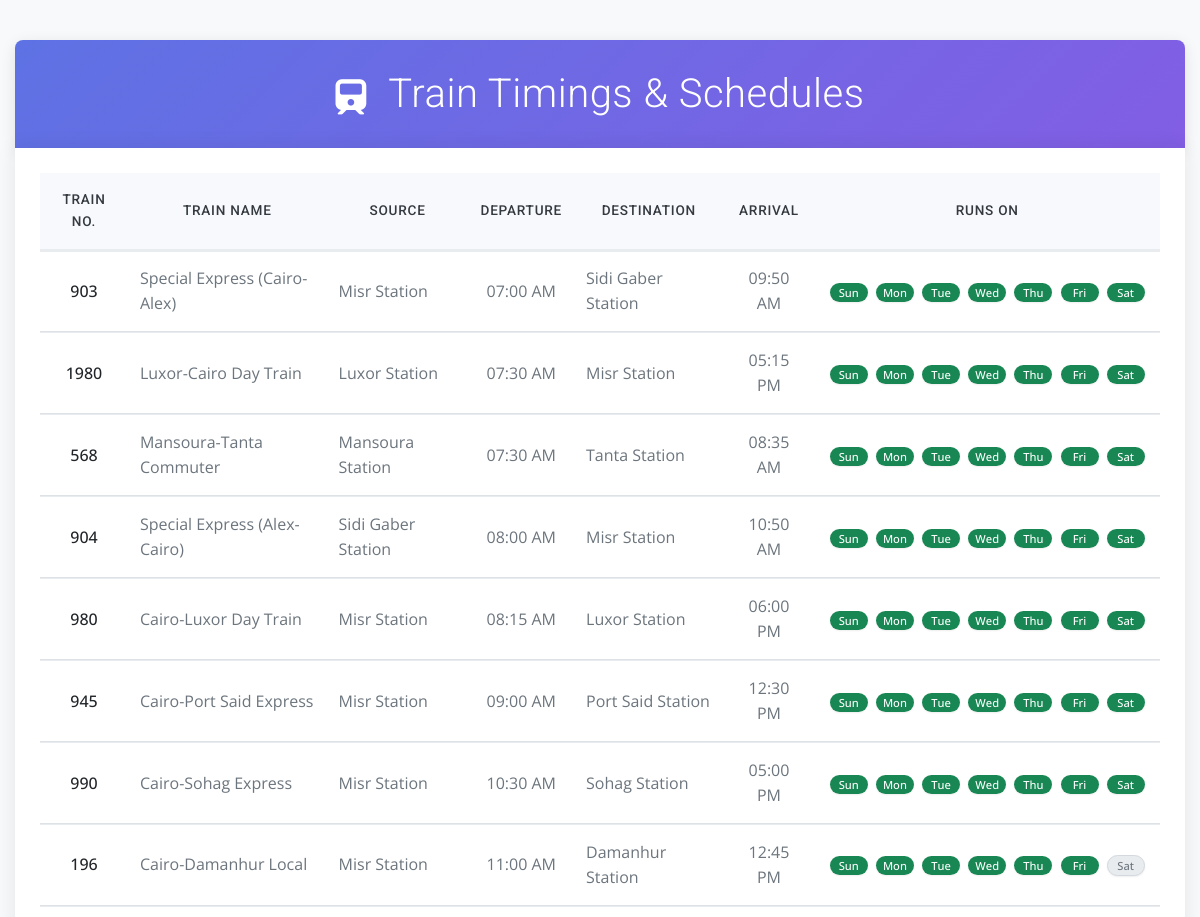
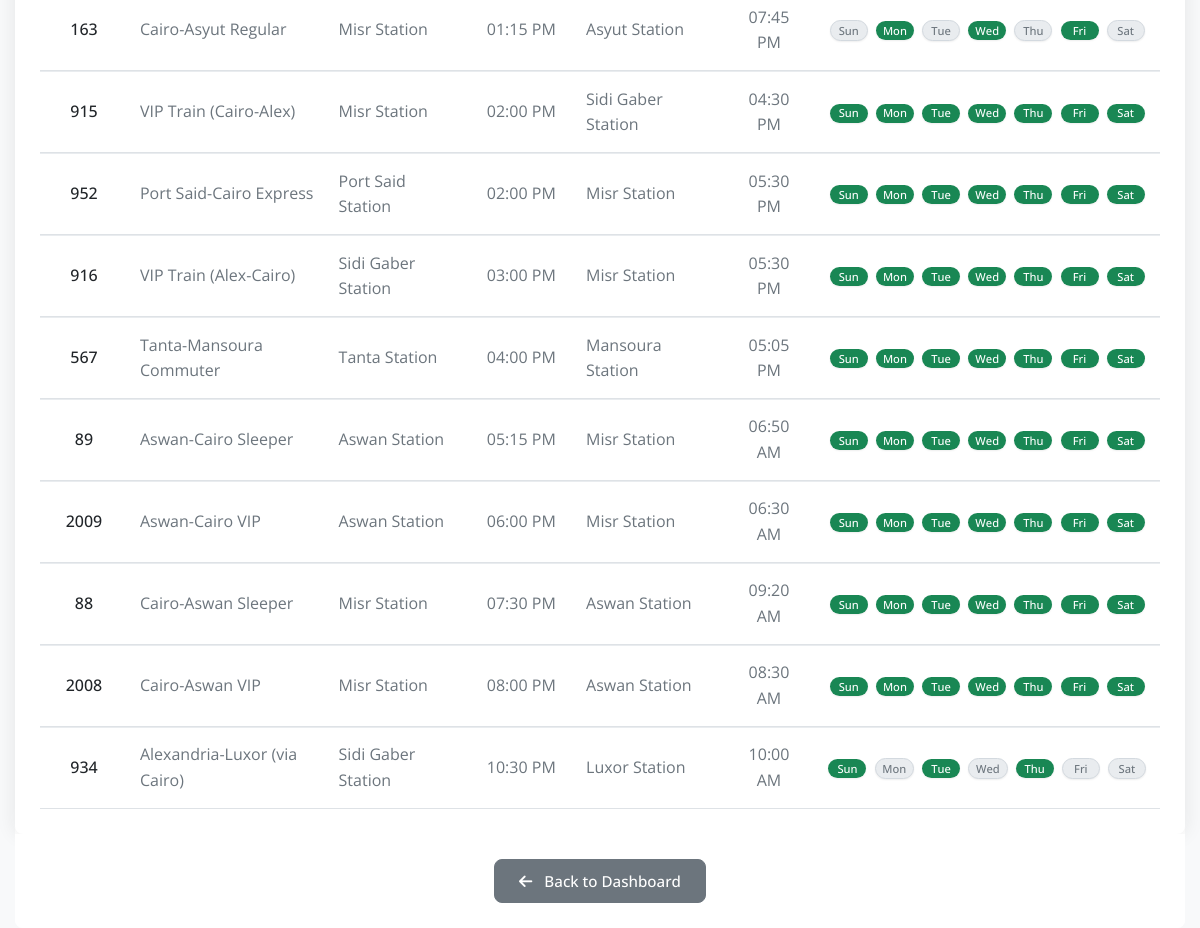
/views/User/TrainTimings.php (signed in), run on the app's committed database (2 pictures, top to bottom).
### tables this page shows
CREATE TABLE `trains` (
  `train_id` int(11) NOT NULL,
  `train_number` varchar(20) NOT NULL,
  `train_name` varchar(100) NOT NULL,
  `source_station_id` int(11) NOT NULL,
  `destination_station_id` int(11) NOT NULL,
  `departure_time` time NOT NULL,
  `arrival_time` time NOT NULL,
  `running_days` varchar(20) NOT NULL COMMENT 'Comma separated days (0=Sun,1=Mon,...)',
  `is_active` tinyint(1) DEFAULT 1,
  `created_at` timestamp NOT NULL DEFAULT current_timestamp(),
  `updated_at` timestamp NOT NULL DEFAULT current_timestamp() ON UPDATE current_timestamp()
);

CREATE TABLE `stations` (
  `station_id` int(11) NOT NULL,
  `station_code` varchar(10) NOT NULL,
  `station_name` varchar(100) NOT NULL,
  `city` varchar(100) NOT NULL,
  `created_at` timestamp NOT NULL DEFAULT current_timestamp(),
  `updated_at` timestamp NOT NULL DEFAULT current_timestamp() ON UPDATE current_timestamp(),
  `is_active` tinyint(1) NOT NULL DEFAULT 1 COMMENT '1 for active, 0 for inactive'
);

### views/User/TrainTimings.php (the view, shortened to what this page needs)
<?php
function fetchAllTrainSchedules()
{
    $dbController = DBController::getInstance();
    $db = $dbController->getConnection();
    try {
        $query = "SELECT
                    t.train_id,
                    t.train_number,
                    t.train_name,
                    s_source.station_name AS source_station,
                    s_dest.station_name AS destination_station,
                    TIME_FORMAT(t.departure_time, '%h:%i %p') AS departure_time_formatted,
                    TIME_FORMAT(t.arrival_time, '%h:%i %p') AS arrival_time_formatted,
                    t.running_days
                  FROM
                    trains t
                  JOIN
                    stations s_source ON t.source_station_id = s_source.station_id
                  JOIN
                    stations s_dest ON t.destination_station_id = s_dest.station_id
                  WHERE
                    t.is_active = TRUE
                  ORDER BY
                    t.departure_time ASC, t.train_number ASC";
        $stmt = $db->prepare($query);
        $stmt->execute();
        return $stmt->fetchAll(PDO::FETCH_ASSOC);
    } catch (PDOException $e) {
        error_log("Error fetching train schedules (PDO): " . $e->getMessage());
        return [];
    }
}
$schedules = fetchAllTrainSchedules();
$day_map = [
    0 => 'Sun',
    1 => 'Mon',
    2 => 'Tue',
    3 => 'Wed',
    4 => 'Thu',
    5 => 'Fri',
    6 => 'Sat'
];
?>
<!DOCTYPE html>
<html lang="en">
<head>
    <link href="../public/assets/css/bootstrap.css" rel="stylesheet">
    <link href="https://cdnjs.cloudflare.com/ajax/libs/font-awesome/6.4.0/css/all.min.css" rel="stylesheet">
</head>
<body>
    <div class="content-wrapper">
        <div class="page-header">
            <h1><i class="fas fa-train"></i> Train Timings & Schedules</h1>
        </div>
        <div class="table-container">
            <?php if (empty($schedules)): ?>
                <div class="alert alert-info text-center" role="alert">
                    <i class="fas fa-info-circle me-2"></i>No train schedules found at the moment. Please check back later.
                </div>
            <?php else: ?>
                <div class="table-responsive">
                    <table class="table table-hover">
                        <thead>
                            <tr>
                                <th class="text-center">Train No.</th>
                                <th>Train Name</th>
                                <th>Source</th>
                                <th class="text-center">Departure</th>
                                <th>Destination</th>
                                <th class="text-center">Arrival</th>
                                <th class="text-center">Runs On</th>
                            </tr>
                        </thead>
                        <tbody>
                            <?php
                            foreach ($schedules as $schedule):
                                $running_day_numbers = [];
                                if (!empty($schedule['running_days'])) {
                                    $running_day_numbers = array_map('trim', explode(',', $schedule['running_days']));
                                }
                            ?>
                                <tr>
                                    <td class="text-center"><?= htmlspecialchars($schedule['train_number']) ?></td>
                                    <td><?= htmlspecialchars($schedule['train_name']) ?></td>
                                    <td><?= htmlspecialchars($schedule['source_station']) ?></td>
                                    <td class="text-center"><?= htmlspecialchars($schedule['departure_time_formatted']) ?></td>
                                    <td><?= htmlspecialchars($schedule['destination_station']) ?></td>
                                    <td class="text-center"><?= htmlspecialchars($schedule['arrival_time_formatted']) ?></td>
                                    <td class="text-center days-badge-container">
                                        <?php foreach ($day_map as $day_num => $day_name): ?>
                                            <span class="days-badge <?= in_array((string)$day_num, $running_day_numbers, true) ? 'day-active' : 'day-inactive' ?>">
                                                <?= htmlspecialchars($day_name) ?>
                                            </span>
                                        <?php endforeach; ?>
                                    </td>
                                </tr>
                            <?php endforeach; ?>
                        </tbody>
                    </table>
                </div>
            <?php endif; ?>
        </div>
        <div class="back-link-container">
            <a href="../Dashboard/index.php" class="btn btn-secondary">
                <i class="fas fa-arrow-left"></i> Back to Dashboard
            </a>
        </div>
    </div>
</body>
</html>

### views/User/TrainTimings.php (style rules this page uses)
:root { --primary-color: #0d6efd; --secondary-color: #6c757d; --light-gray: #f8f9fa; --medium-gray: #e9ecef; --dark-gray: #343a40; --text-color: #212529; --text-muted-color: #6c757d; --success-color: #198754; --gradient-start: #5e72e4; --gradient-end: #825ee4; --card-shadow: 0 0 1.25rem rgba(30, 30, 30, .09); --border-radius: 0.5rem; }
html, body { height: 100%; margin: 0; }
body { font-family: 'Open Sans', 'Segoe UI', Tahoma, Geneva, Verdana, sans-serif; background-color: var(--light-gray); color: var(--text-color); line-height: 1.6; display: flex; flex-direction: column; align-items: center; padding: 20px 15px; box-sizing: border-box; }
.content-wrapper { width: 100%; max-width: 1200px; margin-top: 20px; margin-bottom: 40px; background-color: #ffffff; border-radius: var(--border-radius); padding: 0; }
.page-header { padding: 30px 25px; background: linear-gradient(135deg, var(--gradient-start) 0%, var(--gradient-end) 100%); color: white; border-top-left-radius: var(--border-radius); border-top-right-radius: var(--border-radius); margin-bottom: 0; text-align: center; box-shadow: 0 4px 15px rgba(0, 0, 0, 0.1); }
.page-header h1 { margin-bottom: 0; font-family: 'Roboto', sans-serif; font-weight: 300; font-size: 2.5rem; letter-spacing: 0.5px; }
.page-header h1 .fas { margin-right: 12px; font-size: 2.2rem; vertical-align: middle; }
.table-container { padding: 25px; background-color: #ffffff; border-bottom-left-radius: var(--border-radius); border-bottom-right-radius: var(--border-radius); box-shadow: var(--card-shadow); }
.table-responsive { border: none; margin-top: 0; overflow: hidden; }
.table { margin-bottom: 0; border-collapse: separate; border-spacing: 0; }
.table thead th { background-color: #f8f9fc; color: var(--dark-gray); text-align: center; vertical-align: middle; font-family: 'Roboto', sans-serif; font-weight: 500; text-transform: uppercase; letter-spacing: 0.75px; font-size: 0.85rem; border-bottom: 2px solid var(--medium-gray); border-top: none; padding: 1rem 0.75rem; }
.table tbody tr:nth-child(even) { background-color: #fcfdff; }
.table tbody td { vertical-align: middle; text-align: left; padding: 0.9rem 0.75rem; border-top: 1px solid var(--medium-gray); color: var(--text-muted-color); }
.table tbody td:first-child { color: var(--text-color); font-weight: 500; }
.table tbody td.text-center, .table thead th.text-center { text-align: center !important; }
.days-badge-container { white-space: nowrap; }
.days-badge { font-size: 0.7rem; padding: 0.35em 0.6em; margin: 2px; border-radius: 1rem; display: inline-block; min-width: 38px; text-align: center; font-weight: 500; line-height: 1; transition: all 0.2s ease-in-out; box-shadow: 0 1px 2px rgba(0, 0, 0, 0.07); }
.day-active { background-color: var(--success-color); color: white; border: 1px solid darken(var(--success-color), 5%); }
.day-inactive { background-color: var(--medium-gray); color: var(--text-muted-color); border: 1px solid #d3d9df; }
.back-link-container { padding: 25px; text-align: center; background-color: #ffffff; border-bottom-left-radius: var(--border-radius); border-bottom-right-radius: var(--border-radius); }
.back-link-container .btn-secondary { background-color: var(--secondary-color); border-color: var(--secondary-color); color: white; padding: 0.6rem 1.5rem; font-size: 0.95rem; font-weight: 500; border-radius: var(--border-radius); transition: background-color 0.2s ease, border-color 0.2s ease, transform 0.15s ease; }
.back-link-container .btn-secondary .fas { margin-right: 8px; }

### data on the page
trains: train_number "903", train_name "Special Express (Cairo-Alex)", source_station.station_name "Misr Station", departure_time_formatted "07:00 AM", destination_station.station_name "Sidi Gaber Station", arrival_time_formatted "09:50 AM", day_name "Sun", day_name "Mon", day_name "Tue", day_name "Wed", day_name "Thu", day_name "Fri", day_name "Sat"
trains: train_number "1980", train_name "Luxor-Cairo Day Train", source_station.station_name "Luxor Station", departure_time_formatted "07:30 AM", destination_station.station_name "Misr Station", arrival_time_formatted "05:15 PM", day_name "Sun", day_name "Mon", day_name "Tue", day_name "Wed", day_name "Thu", day_name "Fri", day_name "Sat"
trains: train_number "568", train_name "Mansoura-Tanta Commuter", source_station.station_name "Mansoura Station", departure_time_formatted "07:30 AM", destination_station.station_name "Tanta Station", arrival_time_formatted "08:35 AM", day_name "Sun", day_name "Mon", day_name "Tue", day_name "Wed", day_name "Thu", day_name "Fri", day_name "Sat"
trains: train_number "904", train_name "Special Express (Alex-Cairo)", source_station.station_name "Sidi Gaber Station", departure_time_formatted "08:00 AM", destination_station.station_name "Misr Station", arrival_time_formatted "10:50 AM", day_name "Sun", day_name "Mon", day_name "Tue", day_name "Wed", day_name "Thu", day_name "Fri", day_name "Sat"
trains: train_number "980", train_name "Cairo-Luxor Day Train", source_station.station_name "Misr Station", departure_time_formatted "08:15 AM", destination_station.station_name "Luxor Station", arrival_time_formatted "06:00 PM", day_name "Sun", day_name "Mon", day_name "Tue", day_name "Wed", day_name "Thu", day_name "Fri", day_name "Sat"
trains: train_number "945", train_name "Cairo-Port Said Express", source_station.station_name "Misr Station", departure_time_formatted "09:00 AM", destination_station.station_name "Port Said Station", arrival_time_formatted "12:30 PM", day_name "Sun", day_name "Mon", day_name "Tue", day_name "Wed", day_name "Thu", day_name "Fri", day_name "Sat"
trains: train_number "990", train_name "Cairo-Sohag Express", source_station.station_name "Misr Station", departure_time_formatted "10:30 AM", destination_station.station_name "Sohag Station", arrival_time_formatted "05:00 PM", day_name "Sun", day_name "Mon", day_name "Tue", day_name "Wed", day_name "Thu", day_name "Fri", day_name "Sat"
trains: train_number "196", train_name "Cairo-Damanhur Local", source_station.station_name "Misr Station", departure_time_formatted "11:00 AM", destination_station.station_name "Damanhur Station", arrival_time_formatted "12:45 PM", day_name "Sun", day_name "Mon", day_name "Tue", day_name "Wed", day_name "Thu", day_name "Fri", day_name "Sat"
trains: train_number "163", train_name "Cairo-Asyut Regular", source_station.station_name "Misr Station", departure_time_formatted "01:15 PM", destination_station.station_name "Asyut Station", arrival_time_formatted "07:45 PM", day_name "Sun", day_name "Mon", day_name "Tue", day_name "Wed", day_name "Thu", day_name "Fri", day_name "Sat"
trains: train_number "915", train_name "VIP Train (Cairo-Alex)", source_station.station_name "Misr Station", departure_time_formatted "02:00 PM", destination_station.station_name "Sidi Gaber Station", arrival_time_formatted "04:30 PM", day_name "Sun", day_name "Mon", day_name "Tue", day_name "Wed", day_name "Thu", day_name "Fri", day_name "Sat"
trains: train_number "952", train_name "Port Said-Cairo Express", source_station.station_name "Port Said Station", departure_time_formatted "02:00 PM", destination_station.station_name "Misr Station", arrival_time_formatted "05:30 PM", day_name "Sun", day_name "Mon", day_name "Tue", day_name "Wed", day_name "Thu", day_name "Fri", day_name "Sat"
trains: train_number "916", train_name "VIP Train (Alex-Cairo)", source_station.station_name "Sidi Gaber Station", departure_time_formatted "03:00 PM", destination_station.station_name "Misr Station", arrival_time_formatted "05:30 PM", day_name "Sun", day_name "Mon", day_name "Tue", day_name "Wed", day_name "Thu", day_name "Fri", day_name "Sat"
trains: train_number "567", train_name "Tanta-Mansoura Commuter", source_station.station_name "Tanta Station", departure_time_formatted "04:00 PM", destination_station.station_name "Mansoura Station", arrival_time_formatted "05:05 PM", day_name "Sun", day_name "Mon", day_name "Tue", day_name "Wed", day_name "Thu", day_name "Fri", day_name "Sat"
trains: train_number "89", train_name "Aswan-Cairo Sleeper", source_station.station_name "Aswan Station", departure_time_formatted "05:15 PM", destination_station.station_name "Misr Station", arrival_time_formatted "06:50 AM", day_name "Sun", day_name "Mon", day_name "Tue", day_name "Wed", day_name "Thu", day_name "Fri", day_name "Sat"
trains: train_number "2009", train_name "Aswan-Cairo VIP", source_station.station_name "Aswan Station", departure_time_formatted "06:00 PM", destination_station.station_name "Misr Station", arrival_time_formatted "06:30 AM", day_name "Sun", day_name "Mon", day_name "Tue", day_name "Wed", day_name "Thu", day_name "Fri", day_name "Sat"
trains: train_number "88", train_name "Cairo-Aswan Sleeper", source_station.station_name "Misr Station", departure_time_formatted "07:30 PM", destination_station.station_name "Aswan Station", arrival_time_formatted "09:20 AM", day_name "Sun", day_name "Mon", day_name "Tue", day_name "Wed", day_name "Thu", day_name "Fri", day_name "Sat"
trains: train_number "2008", train_name "Cairo-Aswan VIP", source_station.station_name "Misr Station", departure_time_formatted "08:00 PM", destination_station.station_name "Aswan Station", arrival_time_formatted "08:30 AM", day_name "Sun", day_name "Mon", day_name "Tue", day_name "Wed", day_name "Thu", day_name "Fri", day_name "Sat"
trains: train_number "934", train_name "Alexandria-Luxor (via Cairo)", source_station.station_name "Sidi Gaber Station", departure_time_formatted "10:30 PM", destination_station.station_name "Luxor Station", arrival_time_formatted "10:00 AM", day_name "Sun", day_name "Mon", day_name "Tue", day_name "Wed", day_name "Thu", day_name "Fri", day_name "Sat"
